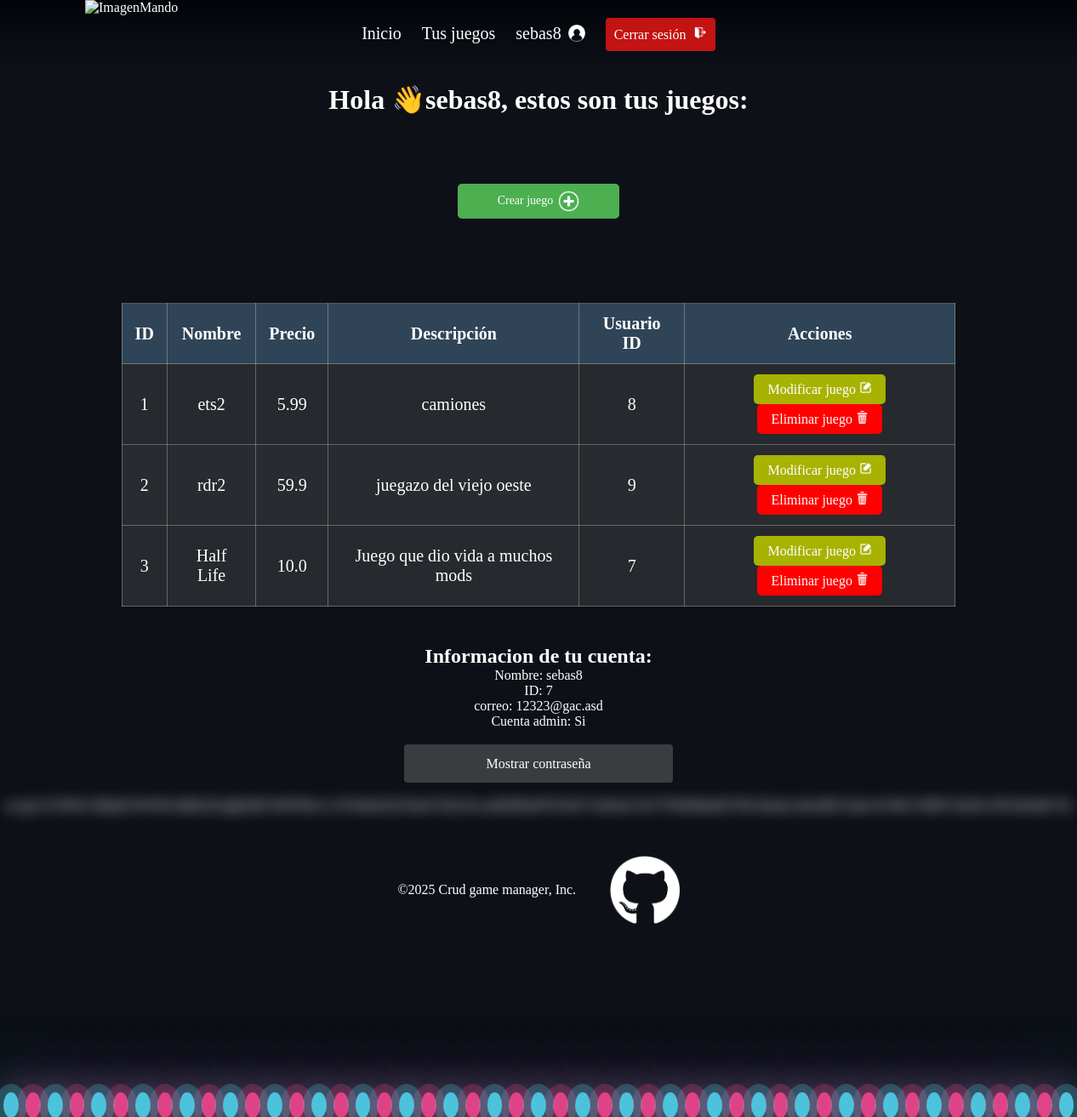
Page /protected (signed in) on the committed database.
### models.py (models this page shows)
class Usuario(db.Model, UserMixin):
    __tablename__ = 'usuarios'
    id = db.Column(db.Integer, primary_key=True)
    nombre = db.Column(db.String, nullable=False)
    correo = db.Column(db.String, unique=True, nullable=False)
    contrasena = db.Column(db.String, nullable=False)
    admin = db.Column(db.Boolean, nullable=False)

class Juego(db.Model):
    __tablename__ = 'juegos'
    id = db.Column(db.Integer, primary_key=True)
    nombre = db.Column(db.String, nullable=False)
    precio = db.Column(db.Float, nullable=False)
    descripcion = db.Column(db.String, nullable=False)
    usuario_id = db.Column(db.Integer, db.ForeignKey(
        'usuarios.id'), nullable=False)

### __main__.py (the view)
@app.route('/protected')
@login_required
def protected():
    usuario = Usuario.query.filter_by(id=current_user.id).first()
    juegos = 0
    esAdmin = usuario.admin
    if esAdmin == 1:
        juegos = Juego.query.all()
    else:
        juegos = Juego.query.filter_by(usuario_id=current_user.id).all()
    return render_template('juegos.html', usuario=usuario, juegos=juegos)

### __main__.py (called while the page is built)
@login_manager.user_loader
def load_user(user_id):
    return User(user_id)

### templates/juegos.html (shortened to what this page needs)
{% extends "templateConBurbujas.html" %}
{% block style %}
<link rel="stylesheet" href="{{ url_for('static', filename='css/juegos.css') }}">
{% endblock %}
{% block content %}
<main>
    <h1>Hola 👋{{usuario.nombre}}, estos son tus juegos:</h1>
    <div class="center">
        <button id="botonCrearJuego">Crear juego <img src="{{ url_for('static', filename='img/add.png') }}"
                alt="addIcon" id="addIcon"> </button>
    </div>
    <div id="juegos">
        <table border="1" id="miTabla">
            <thead>
                <tr>
                    <th>ID</th>
                    <th>Nombre</th>
                    <th>Precio</th>
                    <th>Descripción</th>
                    {% if usuario.admin %}
                    <th>Usuario ID</th>
                    {% endif %}
                    <th>Acciones</th>
                </tr>
            </thead>
            <tbody>
                {% for juego in juegos %}
                <tr>
                    <td>{{ juego.id }}</td>
                    <td>{{ juego.nombre }}</td>
                    <td>{{ juego.precio }}</td>
                    <td>{{ juego.descripcion }}</td>
                    {% if usuario.admin %}
                    <td>{{ juego.usuario_id }}</td>
                    {% endif %}
                    <td>
                        <button class="botonModificar">Modificar juego
                            <img src="{{ url_for('static', filename='img/modify.png') }}" alt="modifyIcon"
                                id="modifyIcon">
                        </button>
                        <button class="botonEliminar">Eliminar juego
                            <img src="{{ url_for('static', filename='img/delete.png') }}" alt="eliminateIcon"
                                id="modifyIcon">
                        </button>
                    </td>
                </tr>
                {% endfor %}
            </tbody>
        </table>
    </div>
    <section id="clicATusDatos">
        <div id="tusDatos">
            <h2>Informacion de tu cuenta:</h2>
            <p>Nombre: {{usuario.nombre}}</p>
            <p>ID: <span id="usuarioId">{{usuario.id}}</span></p>
            <p>correo: {{usuario.correo}}</p>
            <p>Cuenta admin:
                {% if usuario.admin %}
                <span id="adminBool">Si</span>
                {% else %}
                <span id="adminBool">No</span>
                {% endif %}
            </p>
            <br>
            <button id="botonMostrarContra" onclick="mostrarContra()">Mostrar contraseña</button>
            <br> <br>
            <p id="mostrarContra" class="blurred">{{usuario.contrasena}}</p>
        </div>
    </section>
</main>
{% endblock %}

### templates/templateConBurbujas.html (shortened to what this page needs)
<!DOCTYPE html>
<html lang="es">
<head>
    {% block style %}{% endblock %}
</head>
<body>
    <a href="/"><img id="flag" alt="ImagenMando" src="../static/img/mando.png"></a>
    <header>
        <nav>
            <ul>
                <li><a href="/inicio">Inicio</a></li>
                {% if usuario and usuario.nombre %}
                <li><a href="/protected">Tus juegos</a></li>
                <li><a href="/protected#clicATusDatos">
                        {{usuario.nombre}}
                        <img src="{{url_for('static', filename='img/login.png')}}" alt="loginImg" id="loginIcon"></a>
                </li>
                <li> <button id="botonCerrarSesion" onclick="window.location.href='/logout'">Cerrar sesión
                        &VeryThinSpace; <img src="{{url_for('static', filename='img/logout.png')}}" alt="logoutIcon"
                            id="logoutIcon"></button>
                </li>
                {% else %}
                <li><a href="/login">Iniciar sesión</a></li>
                {% endif %}
            </ul>
        </nav>
    </header>
    <main class="content">
        {% block content %}{% endblock %}
    </main>
    <div class="bubbles">
        <span style="--i:12;"></span><span style="--i:24;"></span><span style="--i:10;"></span>
        <span style="--i:14;"></span><span style="--i:23;"></span><span style="--i:18;"></span>
        <span style="--i:16;"></span><span style="--i:19;"></span><span style="--i:20;"></span>
        <span style="--i:22;"></span><span style="--i:25;"></span><span style="--i:18;"></span>
        <span style="--i:21;"></span><span style="--i:15;"></span><span style="--i:13;"></span>
        <span style="--i:26;"></span><span style="--i:17;"></span><span style="--i:13;"></span>
        <span style="--i:28;"></span><span style="--i:11;"></span><span style="--i:12;"></span>
        <span style="--i:24;"></span><span style="--i:10;"></span><span style="--i:14;"></span>
        <span style="--i:23;"></span><span style="--i:18;"></span><span style="--i:16;"></span>
        <span style="--i:19;"></span><span style="--i:20;"></span><span style="--i:22;"></span>
        <span style="--i:25;"></span><span style="--i:18;"></span><span style="--i:21;"></span>
        <span style="--i:15;"></span><span style="--i:13;"></span><span style="--i:26;"></span>
        <span style="--i:17;"></span><span style="--i:13;"></span><span style="--i:28;"></span>
        <span style="--i:11;"></span><span style="--i:12;"></span> <span style="--i:24;"></span>
        <span style="--i:10;"></span> <span style="--i:14;"></span><span style="--i:23;"></span>
        <span style="--i:18;"></span><span style="--i:16;"></span> <span style="--i:19;"></span>
        <span style="--i:20;"></span>
    </div>
    <footer>
        <p>&copy;2025 Crud game manager, Inc.</p>
        <a href="https://github.com/Sebastian-Manrique" target="blanc">
            <img id="flagFooter" alt="img" src="../static/img/gitHub.png"></a>
    </footer>
</body>
</html>

### static/css/juegos.css (style rules this page uses)
body { margin: 0; padding: 0; transform-origin: top left; transform: scale(1); min-height: 100vh; background-color: #0d1117; }
.bubbles { position: relative; display: flex; bottom: -25vh; }
.bubbles span { position: relative; width: 30px; height: 30px; background: #4fc3dc; margin: 0 4px; border-radius: 50%; box-shadow: 0 0 0 10px #4fc3dc44, 0 0 50px #4fc3dc, 0 0 100px #4fc3dc; animation: animate 15s linear infinite; animation-duration: calc(200s / var(--i)); }
.bubbles span:nth-child(even) { background: #ff2d75; box-shadow: 0 0 0 10px #ff2d7544, 0 0 50px #ff2d75, 0 0 100px #ff2d75; z-index: -1; }
* { margin: 0; padding: 0; box-sizing: border-box; font-family: CustomFont; color: white; }
#flag { position: absolute; left: 100px; top: 0%; height: 100px; }
a:link, a:visited, a:hover, a:active { text-decoration: none; }
header { background: linear-gradient( to top, rgba(255, 255, 255, 0), rgba(1, 4, 9, 1) ); text-align: center; justify-content: center; align-items: center; }
header li { display: inline-block; font-size: 20px; margin: 0 10px; text-align: center; line-height: 78px; }
#flagFooter { height: 10vh; max-height: 100px; }
footer { display: flex; justify-content: center; align-items: center; padding: 20px; flex-wrap: wrap; position: fixed; width: 100%; }
footer p, footer a { margin: 0 20px; padding: 0; }
footer a { display: flex; align-items: center; }
.botonModificar { background-color: #a7b300; color: white; border: none; padding: 8px 16px; cursor: pointer; border-radius: 5px; }
.botonEliminar { background-color: #ff0000; color: white; border: none; padding: 8px 16px; cursor: pointer; border-radius: 5px; }
#botonCrearJuego { width: 15%; padding: 10px; background-color: #4caf50; border: none; border-radius: 4px; cursor: pointer; display: flex; align-items: center; justify-content: center; gap: 6px; padding: 8px 12px; border: none; cursor: pointer; color: white; font-size: 14px; border-radius: 5px; }
#botonCerrarSesion { width: 100%; padding: 10px; background-color: #c31313; color: white; border: none; border-radius: 4px; cursor: pointer; }
h1 { text-align: center; margin-top: 20px; }
.center { display: flex; justify-content: center; align-items: center; height: 25vh; }
button { padding: 10px 20px; font-size: 16px; }
#tusDatos { padding-top: 25px; text-align: center; }
.blurred { filter: blur(8px); }
#botonMostrarContra { width: 20%; min-width: 25%; padding: 10px; background-color: #3a3c40; color: white; min-height: 45px; border: none; border-radius: 4px; cursor: pointer; }
#juegos { display: flex; justify-content: center; padding: 20px; }
#miTabla { width: 80%; border-collapse: collapse; background-color: transparent; font-size: 20px; }
#miTabla th, #miTabla td { padding: 12px 15px; text-align: center; border: 1px solid #dcdcdc57; }
#miTabla th { background-color: #4f95d63f; }
#miTabla tr:nth-child(even) { background-color: #6666664d; }
#miTabla tr:nth-child(odd) { background-color: #5555555c; }
#addIcon { height: 25px; }
#logoutIcon { height: 15px; }
#modifyIcon { height: 15px; }
li a { display: flex; align-items: center; justify-content: center; gap: 8px; text-decoration: none; }
#loginIcon { width: 20px; height: 20px; }
button img { height: 20px; }

### rows in the picture
Usuario: nombre "sebas8", id "7", correo "12323@gac.asd", contrasena "scrypt:32768:8:1$fq9GWWDL4RdLHs3g$2dd72fd7856c1c1f76a66242250a47262c0ccaebbf6b4d7933e677ad3e6c3327783f6d6adf2783e3fa4ac3a9cd8313abc41594c7a9f871dc83c18518a5dfc76c"
Juego: id "1", nombre "ets2", precio "5.99", descripcion "camiones", usuario_id "8"
Juego: id "2", nombre "rdr2", precio "59.9", descripcion "juegazo del viejo oeste", usuario_id "9"
Juego: id "3", nombre "Half Life", precio "10.0", descripcion "Juego que dio vida a muchos mods", usuario_id "7"
